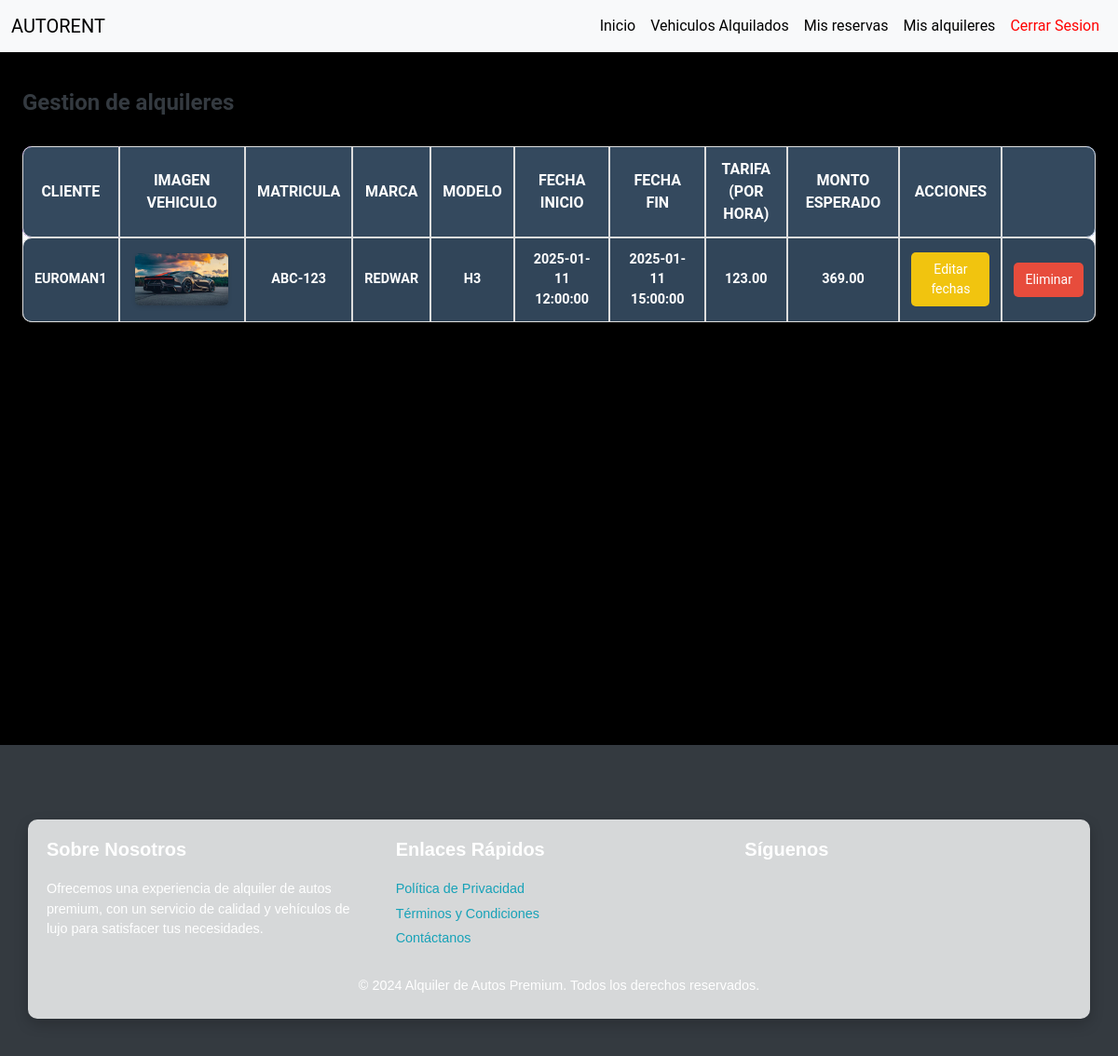
The page /client/my_reservations.php (signed in) on the database its author committed.
### tables this page shows
CREATE TABLE `alquileres` (
  `id` int(11) NOT NULL,
  `vehiculo_id` int(11) NOT NULL,
  `usuario_id` int(11) NOT NULL,
  `fecha_inicio` varchar(50) NOT NULL,
  `fecha_fin` varchar(50) DEFAULT NULL,
  `estado` enum('Activo','Inactivo','Reservado') DEFAULT 'Activo',
  `devuelto` enum('si','no') DEFAULT 'no',
  `monto_esperado` decimal(10,2) DEFAULT NULL COMMENT 'Monto esperado del alquiler (tarifa base sin cargos adicionales)'
);

CREATE TABLE `usuarios` (
  `id` int(11) NOT NULL,
  `nombre` varchar(100) DEFAULT NULL,
  `email` varchar(100) DEFAULT NULL,
  `password` varchar(255) DEFAULT NULL,
  `tipo_usuario` enum('administrador','empleado','cliente') DEFAULT NULL,
  `fecha_registro` timestamp NOT NULL DEFAULT current_timestamp()
);

CREATE TABLE `vehiculos` (
  `id` int(11) NOT NULL,
  `marca` varchar(50) NOT NULL,
  `modelo` varchar(50) NOT NULL,
  `matricula` varchar(20) NOT NULL,
  `disponibilidad` enum('Disponible','No disponible') DEFAULT 'Disponible',
  `tarifa` decimal(10,2) NOT NULL,
  `estado` enum('Excelente','Bueno','Regular','Malo') DEFAULT 'Bueno',
  `color` varchar(30) DEFAULT NULL,
  `fecha_registro` timestamp NOT NULL DEFAULT current_timestamp(),
  `tipo_vehiculo` enum('auto','camioneta','camion','maquinaria') DEFAULT NULL,
  `imagen` varchar(50) DEFAULT NULL,
  `tipo_transmision` enum('automatico','manual') DEFAULT NULL,
  `tipo_combustible` enum('extra','super','diesel','electricidad') DEFAULT NULL,
  `cilindraje` varchar(50) NOT NULL,
  `descripcion` varchar(50) NOT NULL
);

### client/my_reservations.php (the view, shortened to what this page needs)
<?php
include '../util/conexion.php';
$usuario_id = $_SESSION['usuario_id'];
$sql = "SELECT alquileres.id, alquileres.fecha_inicio, alquileres.fecha_fin, alquileres.estado, usuarios.nombre AS nombre_usuario,
               vehiculos.id AS vehiculo_id, vehiculos.matricula, vehiculos.marca, vehiculos.tarifa, alquileres.monto_esperado,
               vehiculos.modelo, vehiculos.imagen
        FROM alquileres
        JOIN usuarios ON alquileres.usuario_id = usuarios.id
        JOIN vehiculos ON alquileres.vehiculo_id = vehiculos.id
        WHERE alquileres.usuario_id = ? AND alquileres.estado = 'Reservado'";
$stmt = $conn->prepare($sql);
$stmt->bind_param("i", $usuario_id);
$stmt->execute();
$result = $stmt->get_result();
$data = array();
if ($result->num_rows > 0) {
    while ($row = $result->fetch_assoc()) {
        $data[] = array(
            'id' => $row['id'],
            'fecha_inicio' => $row['fecha_inicio'],
            'fecha_fin' => $row['fecha_fin'],
            'matricula' => $row['matricula'],
            'marca' => $row['marca'],
            'modelo' => $row['modelo'],
            'imagen' => $row['imagen'],
            'vehiculo_id' => $row['vehiculo_id'],
            'nombre_usuario' => $row['nombre_usuario'],
            'estado' => $row['estado'],
            'monto_esperado' => $row['monto_esperado'],
            'tarifa' => $row['tarifa']
        );
    }
}
?>
<!DOCTYPE html>
<html lang="en">
<head>
    <link href="https://cdn.jsdelivr.net/npm/bootstrap@5.3.0-alpha3/dist/css/bootstrap.min.css" rel="stylesheet">
    <link href="https://cdnjs.cloudflare.com/ajax/libs/font-awesome/6.0.0-beta3/css/all.min.css" rel="stylesheet">
    <link href="https://cdn.jsdelivr.net/npm/bootstrap@5.3.0/dist/css/bootstrap.min.css" rel="stylesheet">
    <link rel="stylesheet" href="../styles/footer.css">
    <link rel="stylesheet" href="../styles/home_admin.css">
    <link rel="stylesheet" href="https://cdn.jsdelivr.net/npm/flatpickr/dist/flatpickr.min.css">
</head>
<body>
    <div class="container-fluid vh-100 d-flex flex-column overflow-hidden">
        <div class="row flex-grow-1 ">
            <?php
             include './util/menu.php';
            ?>
            <main class="col-12 mx-auto px-4 main-content d-flex flex-column h-100">
                <h1 class="tittle-p">Gestion de alquileres</h1>
                <table class="table table-striped mt-4">
                    <thead>
                        <th>Cliente</th>
                        <th>Imagen Vehiculo</th>
                        <th>Matricula</th>
                        <th>Marca</th>
                        <th>Modelo</th>
                        <th>Fecha Inicio</th>
                        <th>Fecha Fin</th>
                        <th>Tarifa <br>(por hora)</th>
                        <th>Monto esperado</th>
                        <th>Acciones</th>
                        <th></th>
                    </thead>
                    <tbody id="tablaRents">
                        <?php if ($data): ?>
                        <?php foreach ($data as $rent): ?>
                            <tr id="rent-<?php echo $rent['id'] ?>">
                              <th class="nombre"><?php echo $rent['nombre_usuario'] ?></th>
                                <th>
                                    <img src="../images/autos/<?php echo htmlspecialchars($rent['imagen'], ENT_QUOTES, 'UTF-8'); ?>"
                                        alt="Imagen de <?php echo $rent['modelo']; ?>"
                                        style="width: 100px; height: auto; border-radius: 5px;">
                                </th>
                                <th class="matricula"><?php echo $rent['matricula'] ?></th>
                                <th class="marca"><?php echo $rent['marca'] ?></th>
                                <th class="modelo"><?php echo $rent['modelo'] ?></th>
                                <th class="fecha_inicio"><?php echo $rent['fecha_inicio'] ?></th>
                                <th class="fecha_fin"><?php echo $rent['fecha_fin'] ?></th>
                                <th class="tarifa"><?php echo $rent['tarifa'] ?></th>
                                <th class="monto_esperado"><?php echo $rent['monto_esperado'] ?></th>
                                <th>
                                    <button class="btn btn-warning btn-sm editar"
                                        data-bs-toggle="modal"
                                        data-bs-target="#editFechaF"
                                        data-id="<?php echo $rent['id']; ?>"
                                        data-fechaInicio="<?php echo $rent['fecha_inicio']; ?>"
                                        data-fechaFin="<?php echo $rent['fecha_fin']; ?>"
                                        data-nombreUsuario="<?php echo $rent['nombre_usuario']; ?>"
                                        data-vehiculoid="<?php echo htmlspecialchars($rent['vehiculo_id'], ENT_QUOTES, 'UTF-8'); ?>"
                                        data-matricula="<?php echo htmlspecialchars($rent['matricula'], ENT_QUOTES, 'UTF-8'); ?>"
                                        data-marca="<?php echo htmlspecialchars($rent['marca'], ENT_QUOTES, 'UTF-8'); ?>"
                                        data-modelo="<?php echo htmlspecialchars($rent['modelo'], ENT_QUOTES, 'UTF-8'); ?>">
                                        Editar fechas
                                    </button>
                                </th>
                                <th><button class="btn btn-danger btn-sm eliminar" data-id="<?php echo $rent['id']; ?>">Eliminar</button></th>
                            </tr>
                        <?php endforeach; ?>
                        <?php else: ?>
                            <tr class="text-center"><th></th><th></th><th></th><th></th><th>No se encontraron vehículos.</th><th></th><th></th><th></th><th></th></tr>
                        <?php endif; ?>
                    </tbody>
                </table>
            </main>
        </div>
    </div>
</body>
</html>

### styles/footer.css (style rules this page uses)
.footer { background-color: #343a40; color: white; padding: 40px 0; }
.footer h5 { font-weight: bold; margin-bottom: 20px; }
.footer a { color: #17a2b8; text-decoration: none; transition: color 0.3s ease; }
.footer p { font-size: 0.9rem; margin-bottom: 5px; }

### styles/home_admin.css (style rules this page uses)
body { font-family: 'Poppins', sans-serif; background-color: #000; color: #fff; margin: 0; padding: 0; background-image: url('../images/imagen.1.jpg'); background-size: cover; background-repeat: no-repeat; background-position: center; }
.table { width: 100%; border-collapse: collapse; margin: 20px 0; font-size: 16px; text-align: left; background-color: #ffffff; box-shadow: 0 4px 8px rgba(0, 0, 0, 0.2); border-radius: 8px; overflow: hidden; }
.table th, .table td { padding: 12px 15px; border: 1px solid #ddd; }
.table th { background-color: #34495e; color: #ffffff; text-transform: uppercase; font-weight: bold; }
.table tr { transition: background-color 0.3s ease; }
.table .btn { display: inline-block; padding: 8px 12px; font-size: 14px; text-align: center; border-radius: 5px; cursor: pointer; transition: background-color 0.3s ease; border: none; }
.container { margin-top: 40px; padding: 20px; border-radius: 10px; box-shadow: 0 6px 15px rgba(0, 0, 0, 0.2); background-color: rgba(255, 255, 255, 0.8); animation: fadeInUp 1s ease; }

### client/my_reservations.php (style rules this page uses)
.container-fluid { font-family: 'Roboto', sans-serif; }
.tittle-p { font-size: 1.5rem; font-weight: bold; color: #343a40; margin-top: 20px; }
.main-content { border-radius: 10px; box-shadow: 0 4px 8px rgba(0, 0, 0, 0.1); padding: 20px; }
.table { font-size: 0.9rem; border-collapse: separate; border-spacing: 0; width: 100%; margin: 20px 0; background: #fff; border-radius: 10px; overflow: hidden; box-shadow: 0 2px 4px rgba(0, 0, 0, 0.1); }
.table th, .table td { padding: 12px; text-align: center; vertical-align: middle; }
.table { --bs-table-bg: none !important; }
.table thead { background: linear-gradient(90deg, #6a11cb, #2575fc); color: white ; font-size: 1rem; }
.table thead th { color: white; }
.table tbody tr:nth-child(odd) { background-color: #f8f9fa; }
.table th:first-child, .table td:first-child { border-top-left-radius: 10px; border-bottom-left-radius: 10px; }
.table th:last-child, .table td:last-child { border-top-right-radius: 10px; border-bottom-right-radius: 10px; }
img { width: 80px; height: auto; border-radius: 10px; box-shadow: 0 2px 4px rgba(0, 0, 0, 0.1); transition: transform 0.3s ease, box-shadow 0.3s ease; }
.btn { font-size: 0.85rem; border-radius: 8px; padding: 8px 16px; transition: all 0.3s ease; }
.btn-warning { background-color: #f1c40f; color: white; border: none; }
.btn-danger { background-color: #e74c3c; color: white; border: none; }

### rows shown on the page
alquileres: usuario.nombre "EUROMAN1", vehiculo.imagen (picture), vehiculo.matricula "ABC-123", vehiculo.marca "REDWAR", vehiculo.modelo "H3", fecha_inicio "2025-01-11 12:00:00", fecha_fin "2025-01-11 15:00:00", vehiculo.tarifa "123.00", monto_esperado "369.00"
